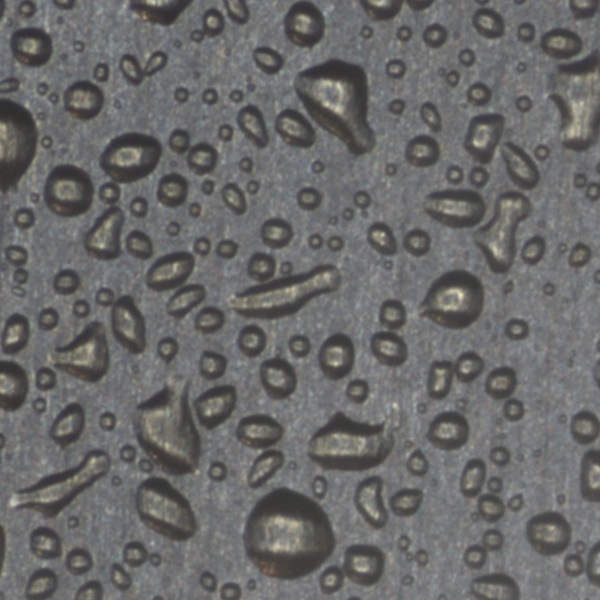
#> input picture data/demo/raw_images/0.jpg, 600 x 600 px
$ jupyter execute --allow-errors demo_pipeline.ipynb
#> lines starting #> are read from the running program, lines starting #| are printed output that depends on the picture; after the words box and inside, x2 and y2 are one past the last pixel; in counts of white or black regions, pixels touching at a corner belong together
### droplet_corr_lab/segmentation/analyze_binary_mask.py
import cv2
import glob
import os
import numpy as np
from skimage.measure import label, regionprops
from typing import Dict, List, Tuple

# [24 lines left out: function filter_edge_bi_sides, not called in this run]

def get_mask(dir: str):
    patches_list = []
    for file in glob.glob(os.path.join(dir, '*.bmp')):
        file_name_bmp = file.replace('\\', '/').split('/')[-1]
        file_name = file_name_bmp.split('.')[0]
        posi, posj = file_name.split('_')[1:]
        mask = cv2.imread(os.path.join(dir, file_name_bmp))
        mask_gray = cv2.cvtColor(mask, cv2.COLOR_BGR2GRAY)
        patches_list.append((mask_gray, posi, posj))

    return patches_list

def concat_mask(dir: str):  # operate on a list of (img_gray, posi, posj)
    """
    Reconstruct a full-size mask image by stitching together mask patches.

    This function assumes that a large image was previously divided into
    smaller overlapping or non-overlapping patches, and that each patch was
    processed separately to produce a binary/gray-scale mask. Each patch is
    stored as a .bmp file whose filename encodes its grid position in the
    form:

        <anything>_<rowIndex>_<colIndex>.bmp

    where:
        - rowIndex is the patch row index in the original grid
        - colIndex is the patch column index in the original grid

    The function:
        1. Loads all *.bmp mask patches in the directory.
        2. Parses the row/column indices from the filenames.
        3. Sorts patches by row, then column.
        4. Concatenates patches horizontally within each row.
        5. Concatenates all rows vertically.

    :param
    ----------
    dir : str
        Directory containing mask patches. All files must be .bmp images whose
        filenames include row and column indices as described above.

    :return
    -------
    full_image : np.ndarray
        The reconstructed full mask image formed by stitching the patches
        together. Pixel type and channel count match those of the patch images.

    Notes
    -----
    - All patches in a given row must have the same height.
    - All rows must have the same total width once concatenated.
    - No geometric blending or padding is applied: patches are joined directly
      edge-to-edge based on their grid indices.
    """

    patches = get_mask(dir)
    organized_patches = {}
    for patch_img, i, j in patches:
        i = int(i)
        j = int(j)
        if i not in organized_patches:
            organized_patches[i] = {}
        organized_patches[i][j] = patch_img

    concatenated_rows = []
    for i in sorted(organized_patches.keys()):
        row_patches = [organized_patches[i][j] for j in sorted(organized_patches[i].keys())]
        concatenated_row = cv2.hconcat(row_patches)  # Concatenate patches horizontally
        concatenated_rows.append(concatenated_row)

    full_mask = cv2.vconcat(concatenated_rows)

    return full_mask

# [56 lines left out: function detect_droplet_regions, not called in this run]

### droplet_corr_lab/common.py
import json
import pickle
import pandas as pd
from pathlib import Path
from typing import Dict, Tuple, List


# [8 lines left out: function save_json, not called in this run]

def load_json(path: str) -> Dict:
    """
    Load JSON file.
    """
    with open(path, "r") as f:
        return json.load(f)

# [29 lines left out: functions save_pickle, load_pickle, save_csv, load_csv, not called in this run]

### droplet_corr_lab/segmentation/sam_wrapper.py
import numpy as np
import cv2
import torch
try:
    from segment_anything import sam_model_registry, SamAutomaticMaskGenerator
    import segment_anything.automatic_mask_generator
    from torchvision.ops import boxes as box_ops
except ImportError as e:
    raise ImportError(
        "SAM-based segmentation requires optional dependencies.\n\n"
        "Install with:\n"
        "  pip install droplet-corr-lab[segmentation]\n\n"
        "You must also download SAM model weights separately.\n"
        "See README for details."
    ) from e


# Save the original batched_nms function
_orig_batched_nms = box_ops.batched_nms

# [5 lines left out: function batched_nms_patched, not called in this run]

# Apply the patch to the specific module SAM uses
segment_anything.automatic_mask_generator.batched_nms = batched_nms_patched

from typing import Optional, Tuple, List
import matplotlib.pyplot as plt
import os
from scipy.sparse import csr_matrix
from multiprocessing import get_context


# [343 lines left out: functions draw_rectangle, show_anns, filter_masks_heuristic, refine_one_patch, visualize_mask_grid_place_aware, not called in this run]


class SAMMaskGenerator:
    """
    A wrapper around the Segment Anything Model (SAM) for automated mask generation
    on image patches. Handles model initialization, primary segmentation, and
    heuristic refinement of masks.
    """
    def __init__(
        self,
        checkpoint_path: str,
        model_type: str = "vit_h",
        points_per_side: int = 70,
        pred_iou_thresh: float = 0.75,
        stability_score_thresh: float = 0.75,
        min_mask_region_area: int = 50,
    ):
        """
        Initialize the SAM model and the automatic mask generator.

        :param
        ----------
        checkpoint_path : str
            Path to the model checkpoint file (.pth).

        model_type : str, optional
            The type of model to load (e.g., 'vit_h', 'vit_l', 'vit_b').
            Default is "vit_h".

        points_per_side : int, optional
            The number of points to sample along one side of the image.
            The total number of points is points_per_side**2.
            Higher numbers detect smaller objects but are slower. Default is 70.

        pred_iou_thresh : float, optional
            A filtering threshold in [0,1]. The model's own prediction of mask quality.
            Masks with predicted IoU < thresh are discarded. Default is 0.75.

        stability_score_thresh : float, optional
            A filtering threshold in [0,1]. Measures mask stability by checking
            IoU between the mask binarized at different thresholds. Default is 0.75.

        min_mask_region_area : int, optional
            If > 0, post-processing will remove disconnected mask regions or holes
            smaller than this area (in pixels). Default is 50.
        """

        self.device = "cuda" if torch.cuda.is_available() else "cpu"
        print("PyTorch version:", torch.__version__)
        print("CUDA is available:", torch.cuda.is_available())
        print("Number of GPUs available:", torch.cuda.device_count())
        print(torch.cuda.get_device_name()) if torch.cuda.is_available() else print("No cuda available.")

        sam = sam_model_registry[model_type](checkpoint=checkpoint_path)
        sam.to(self.device)

        self.mask_generator = SamAutomaticMaskGenerator(
            model=sam,
            points_per_side=points_per_side,
            pred_iou_thresh=pred_iou_thresh,
            stability_score_thresh=stability_score_thresh,
            crop_n_layers=1,
            crop_n_points_downscale_factor=2,
            min_mask_region_area=min_mask_region_area,
        )

        print(f"SAM model loaded on: {self.device}")

    # [210 lines left out: functions segment_primary, segment_refined, save_binary_masks, not called in this run]

### examples/demo_pipeline.ipynb
[cell 1]
import os
import cv2

[cell 2]
import matplotlib.pyplot as plt
from droplet_corr_lab.common import save_json, load_json, load_csv
from droplet_corr_lab.preprocessing import image_preprocessing

[cell 3]
pos_ref_ID = 0
bri_ref_ID = 100

[cell 4]
print(os.getcwd())

[cell 5]
image_dir_ ="../data/demo/raw_images"
frame_IDs_all = [10*i for i in range(11)]
pos_ref = os.path.join(image_dir_, f"{pos_ref_ID}.jpg")
bri_ref = os.path.join(image_dir_, f"{bri_ref_ID}.jpg")
pos_ref_rgb = cv2.cvtColor(cv2.imread(pos_ref), cv2.COLOR_BGR2RGB)
bri_ref_rgb = cv2.cvtColor(cv2.imread(bri_ref), cv2.COLOR_BGR2RGB)
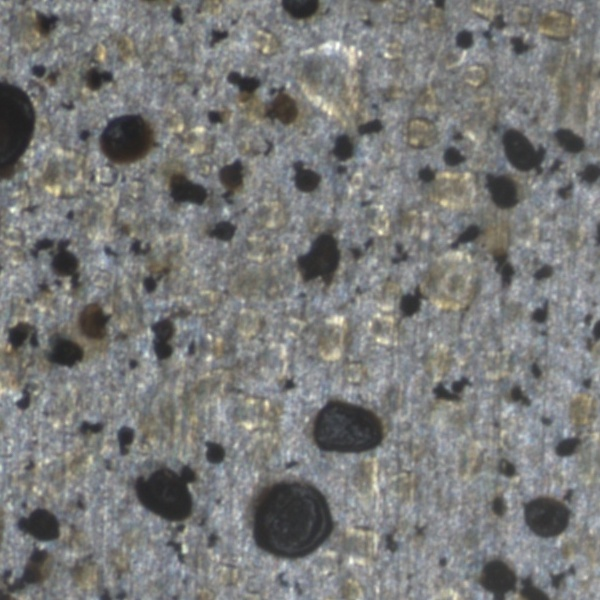
#> input picture data/demo/raw_images/100.jpg, 600 x 600 px

[cell 6]
mask_ID = 0
mask_path_ = f"../data/demo/masked/{mask_ID}"

## Image segmentation with SAM (Compute binary mask)

[cell 7]
from droplet_corr_lab.segmentation import SAMMaskGenerator
from droplet_corr_lab.preprocessing import crop_image_to_patches

[cell 8]
num_patches_width=6 # col
num_patches_height=6 # row

[cell 9]
mask_image_path = os.path.join(image_dir_, f"{mask_ID}.jpg")
#> (the rest of this cell did not finish here and is left out)

#> (a cell that did not finish here is left out)


#> (a cell that did not finish here is left out)

#> (a cell that did not finish here is left out)

#> (a cell that did not finish here is left out)

## Analyze binary mask

[cell 14]
from droplet_corr_lab.segmentation import concat_mask, detect_droplet_regions, compute_inner_outer_roi_all_droplets

[cell 15]
roi_outer_frac=0.4
#> roi_outer_frac = 0.4
edge_thresh=5

#> (a cell that did not finish here is left out)

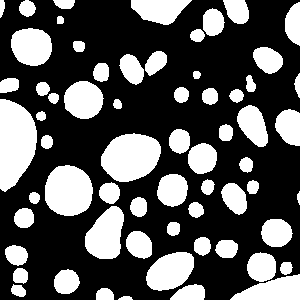
#> input picture data/demo/masked/0/0_0_0.bmp, 300 x 300 px
#> in get_mask, mask is the input picture: shape (300, 300, 3); 33.9% white; 64 white regions, largest, box (x1, y1, x2, y2) and area: (0, 99, 37, 192) 2590, (101, 133, 161, 182) 2210, (45, 165, 93, 216) 1966
#> in concat_mask, `patches = get_mask(dir)`: patches = 3 items
#> the loop in concat_mask, `for patch_img, i, j in patches:` made 3 passes
#> (i, j) on passes 1 to 3: (0, 0), (0, 1), (1, 0)
#> after the loop in concat_mask, `for patch_img, i, j in patches:`: organized_patches = 2 items
#> the loop in concat_mask, `for i in sorted(organized_patches.keys()):` made 2 passes
#> pass 1, in concat_mask, `concatenated_row = cv2.hconcat(row_patches)`:
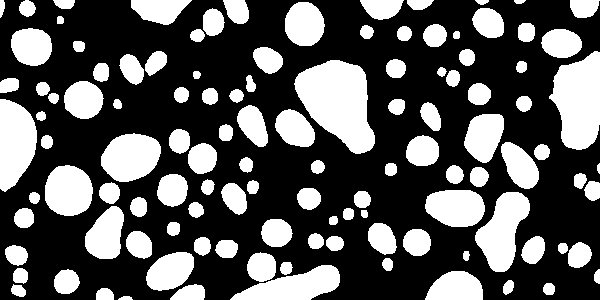
#> concatenated_row: shape (300, 600); 34.6% white; 116 white regions, largest, box (x1, y1, x2, y2) and area: (294, 60, 375, 154) 4860, (549, 51, 600, 150) 3639, (0, 99, 37, 192) 2590
plt.imshow(binary_mask, cmap='gray')
droplets = detect_droplet_regions(binary_mask, min_area=5, edge_thresh=edge_thresh)
print(len(droplets), droplets[0].keys())

#> (a cell that did not finish here is left out)

## Compute raw features

#> (a cell that did not finish here is left out)

mask_coords_outer = load_json(f"../data/demo/coords/{mask_ID}_outer_{roi_outer_frac}.json")
geos_all = load_json(f"../data/demo/coords/{mask_ID}_geo.json")

### Statistical

[cell 19]
raw_f_dir = f"../data/demo/raw_roi_{roi_outer_frac}"
#> raw_f_dir = '../data/demo/raw_roi_0.4'

[cell 20]
from droplet_corr_lab.features.statistical import build_features

#> (a cell that did not finish here is left out)

[cell 22]
print(os.cpu_count())

#> (a cell that did not finish here is left out)

### AutoEncoder

[cell 24]
# For consistency (not mandatory), keep latent_dim for inner and outer same as feature size generated by statistical method

[cell 25]
from droplet_corr_lab.features.learned import AEFeaturePipeline
#> (the rest of this cell did not finish here and is left out)

[cell 26]
raw_ae_f_dir = f"../data/demo/raw_ae_roi_{roi_outer_frac}"
#> raw_ae_f_dir = '../data/demo/raw_ae_roi_0.4'

#> (a cell that did not finish here is left out)

## Compute PCA

[cell 28]
# Choose which set of raw feature files to continue
r_dir = raw_f_dir
#> r_dir = '../data/demo/raw_roi_0.4'
